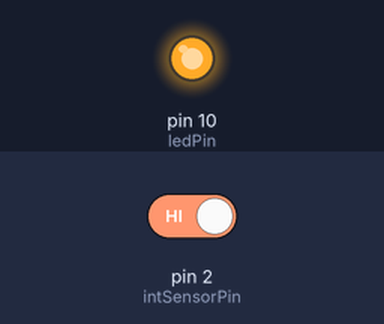
Bench run of a sketch on a simulated Arduino Uno, built with avr-gcc and run on an emulated ATmega328P. Parts: output pins drawn as LEDs (lit = HIGH). Inputs (shaded band) come from the test bench; at power-on: pin 2 (intSensorPin) HIGH.

Above: at 1.2 s.
1.3 s: pin 2 (intSensorPin) driven LOW
At 1.6 s:
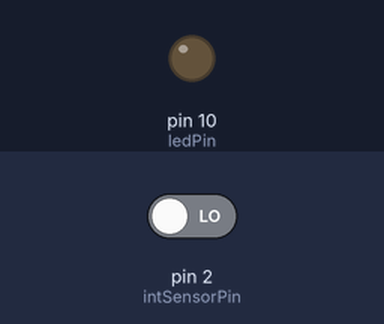
2.8 s: pin 2 (intSensorPin) driven HIGH
At 3.9 s:
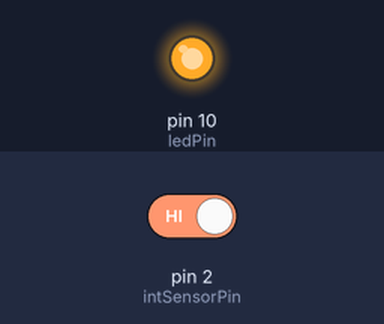
Timing chart, 0 to 5.8 s (numbered marks = the images above; inputs shaded):
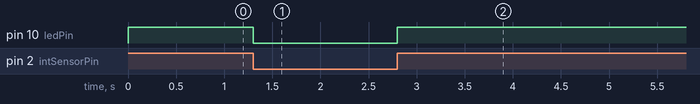

Measured:
- after the input at 1.3 s, pin 10 (ledPin): HIGH → LOW at once
- after the input at 2.8 s, pin 10 (ledPin): LOW → HIGH at once

The sketch:

TEST_Interrupcion_hardware.ino
```cpp
int ledPin = 10;
int intSensorPin = 2;
volatile bool sensorStatus = false;

void setup()
{
  pinMode (ledPin, OUTPUT);
  pinMode(intSensorPin, INPUT_PULLUP);
  attachInterrupt(digitalPinToInterrupt(intSensorPin), ISR_SENSOR, CHANGE);
}

void loop()
{
 if (sensorStatus){
  digitalWrite(ledPin, LOW);
 }else{
  digitalWrite(ledPin, HIGH);
 }
}

void ISR_SENSOR (){
  if (digitalRead(2) == LOW)
  {
    sensorStatus = true;
  } else {
    sensorStatus = false;
  }
}
```
